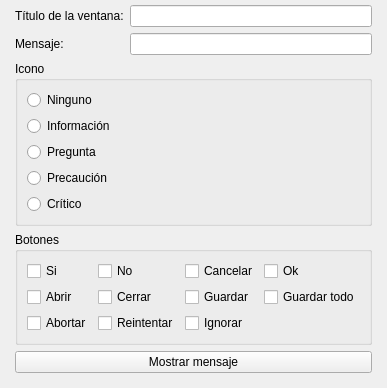
<?xml version="1.0" encoding="UTF-8"?>
<ui version="4.0">
 <class>MainWindow</class>
 <widget class="QMainWindow" name="MainWindow">
  <property name="geometry">
   <rect>
    <x>0</x>
    <y>0</y>
    <width>354</width>
    <height>353</height>
   </rect>
  </property>
  <property name="windowTitle">
   <string>MainWindow</string>
  </property>
  <widget class="QWidget" name="centralwidget">
   <layout class="QVBoxLayout" name="verticalLayout">
    <property name="leftMargin">
     <number>15</number>
    </property>
    <property name="topMargin">
     <number>5</number>
    </property>
    <property name="rightMargin">
     <number>15</number>
    </property>
    <property name="bottomMargin">
     <number>15</number>
    </property>
    <item>
     <layout class="QFormLayout" name="formulario">
      <item row="0" column="0">
       <widget class="QLabel" name="labelTitulo">
        <property name="text">
         <string>Título de la ventana:</string>
        </property>
       </widget>
      </item>
      <item row="1" column="0">
       <widget class="QLabel" name="labelMensaje">
        <property name="text">
         <string>Mensaje:</string>
        </property>
       </widget>
      </item>
      <item row="0" column="1">
       <widget class="QLineEdit" name="titulo"/>
      </item>
      <item row="1" column="1">
       <widget class="QLineEdit" name="mensaje"/>
      </item>
     </layout>
    </item>
    <item>
     <widget class="QGroupBox" name="iconos">
      <property name="title">
       <string>Icono</string>
      </property>
      <layout class="QVBoxLayout" name="verticalLayout_2">
       <item>
        <widget class="QRadioButton" name="rbNinguno">
         <property name="text">
          <string>Ninguno</string>
         </property>
        </widget>
       </item>
       <item>
        <widget class="QRadioButton" name="rbInformacion">
         <property name="text">
          <string>Información</string>
         </property>
        </widget>
       </item>
       <item>
        <widget class="QRadioButton" name="rbPregunta">
         <property name="text">
          <string>Pregunta</string>
         </property>
        </widget>
       </item>
       <item>
        <widget class="QRadioButton" name="rbPrecaucion">
         <property name="text">
          <string>Precaución</string>
         </property>
        </widget>
       </item>
       <item>
        <widget class="QRadioButton" name="rbCritico">
         <property name="text">
          <string>Crítico</string>
         </property>
        </widget>
       </item>
      </layout>
     </widget>
    </item>
    <item>
     <widget class="QGroupBox" name="botones">
      <property name="title">
       <string>Botones</string>
      </property>
      <layout class="QGridLayout" name="gridLayout">
       <item row="3" column="1">
        <widget class="QCheckBox" name="chReintentar">
         <property name="text">
          <string>Reintentar</string>
         </property>
        </widget>
       </item>
       <item row="3" column="2">
        <widget class="QCheckBox" name="chIgnorar">
         <property name="text">
          <string>Ignorar</string>
         </property>
        </widget>
       </item>
       <item row="3" column="0">
        <widget class="QCheckBox" name="chAbortar">
         <property name="text">
          <string>Abortar</string>
         </property>
        </widget>
       </item>
       <item row="2" column="0">
        <widget class="QCheckBox" name="chAbrir">
         <property name="text">
          <string>Abrir</string>
         </property>
        </widget>
       </item>
       <item row="0" column="1">
        <widget class="QCheckBox" name="chNo">
         <property name="text">
          <string>No</string>
         </property>
        </widget>
       </item>
       <item row="0" column="2">
        <widget class="QCheckBox" name="chCancelar">
         <property name="text">
          <string>Cancelar</string>
         </property>
        </widget>
       </item>
       <item row="2" column="1">
        <widget class="QCheckBox" name="chCerrar">
         <property name="text">
          <string>Cerrar</string>
         </property>
        </widget>
       </item>
       <item row="2" column="2">
        <widget class="QCheckBox" name="chGuardar">
         <property name="text">
          <string>Guardar</string>
         </property>
        </widget>
       </item>
       <item row="0" column="0">
        <widget class="QCheckBox" name="chSi">
         <property name="text">
          <string>Si</string>
         </property>
        </widget>
       </item>
       <item row="0" column="3">
        <widget class="QCheckBox" name="chOk">
         <property name="text">
          <string>Ok</string>
         </property>
        </widget>
       </item>
       <item row="2" column="3">
        <widget class="QCheckBox" name="chGuardarTodo">
         <property name="text">
          <string>Guardar todo</string>
         </property>
        </widget>
       </item>
      </layout>
     </widget>
    </item>
    <item>
     <widget class="QPushButton" name="btnMostrar">
      <property name="text">
       <string>Mostrar mensaje</string>
      </property>
     </widget>
    </item>
   </layout>
  </widget>
 </widget>
 <resources/>
 <connections/>
</ui>
